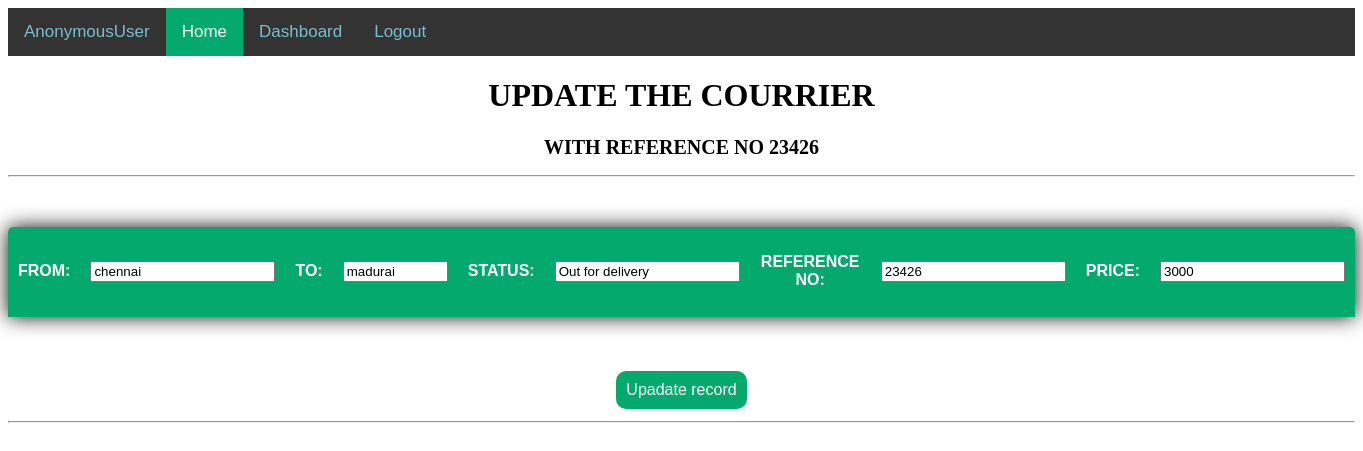
Page /edit/33 on the committed database.
### base/models.py (models this page shows)
class crudst(models.Model):
    STATUS = (
			('Pending', 'Pending'),
			('Out for delivery', 'Out for delivery'),
			('Delivered', 'Delivered'),
			)
    fromdes = models.CharField(max_length = 100)
    todes = models.CharField(max_length = 100)
    status = models.CharField(max_length= 100,null=True, choices=STATUS)# Create your models here.
    sno = models.IntegerField()
    price = models.IntegerField(null=True)

### base/views.py (the view)
# urls.py: path('edit/<int:id>', views.stedit,name="stedit"),
def stedit(request,id):
    getstudentdetails = crudst.objects.get(id=id)
    return render(request,"edit.html",{"crudst":getstudentdetails})

### templates/edit.html (shortened to what this page needs)
{% load static %}
<!DOCTYPE html>
<html lang="en">
<head>
    <link rel="stylesheet" href="{% static 'button.css' %}" >
    <link rel="stylesheet" href="{% static 'ed.css' %}" >
</head>
<body>
    <div class="topnav">
        <a href="/home">{{user}}</a>
        <a class="active" href="/home">Home</a>
        <a href="{% url 'stinsert' %}">Dashboard</a>
        <a href="/">Logout</a>
    </div>
    <center>
        <h1 style="font-family:Cambria, Cochin, Georgia, Times, 'Times New Roman', serif"> UPDATE THE COURRIER </h1>
        <h2 style="font-family:Cambria, Cochin, Georgia, Times, 'Times New Roman', serif  ; font-size:20px"> WITH REFERENCE NO    {{crudst.sno}}</h2>
    <hr/>
    <form method ="POST" action="/update/{{crudst.id}}">
    <table class="content-table">
                <tr class="one">
            <td>
                <p>FROM: </p>
            </td>
            <td><input type="text" name="fromdes" value="{{crudst.fromdes}}"></td>
            <td>
                <p>TO:</p>
            </td>
            <td><input type="text" name="todes" maxlength="10" size="10" height="1000" value="{{crudst.todes}}"></td>
            <td>
               <p>STATUS:</p>
            </td>
            <td><input type="text" name ="status" value="{{crudst.status}}"></td>
            <td>
               <p> REFERENCE NO: </p>
            </td>
            <td><input type="text" name="sno" value="{{crudst.sno}}"></td>
            <td>
               <p> PRICE: </p>
            </td>
            <td><input type="text" name="price" value="{{crudst.price}}"></td>
        </tr>
    </table>
    <input type="submit" class="button button4" value="Upadate record"/>
    <hr/>
    </center>
</body>
</html>

### style/button.css (style rules this page uses)
.button { background-color: #04AA6D; border: none; color: white; padding: 10px; text-align: center; text-decoration: none; display: inline-block; font-size: 16px; margin: 4px 2px; cursor: pointer; }
.button4 { border-radius: 10px; }

### style/ed.css (style rules this page uses)
.topnav { background-color: #333; overflow: hidden; }
.topnav a { float: left; color: #7abecc; text-align: center; padding: 14px 16px; text-decoration: none; font-size: 17px; }
.topnav a.active { background-color: #04AA6D; color: white; }
* { font-family: sans-serif; }
.content-table { border-collapse: collapse; margin: 50px 0; font-size: 1em; min-width: 750px; border-radius: 5px 5px 0 0; overflow: hidden; box-shadow: 0 0 20px rgba(0, 0, 0, 0.951); text-align: center; }
.one { background-color: #04AA6D; color: #ffffff; text-align: center; font-weight: bold; }
.content-table td { padding: 10px; }
.content-table tbody tr:last-of-type { border-bottom: 2px solid #04AA6D; }

### rows in the picture
crudst: sno "23426", fromdes "chennai", todes "madurai", status "Out for delivery", price "3000"

### other values in the picture
{{ user }} "AnonymousUser"
